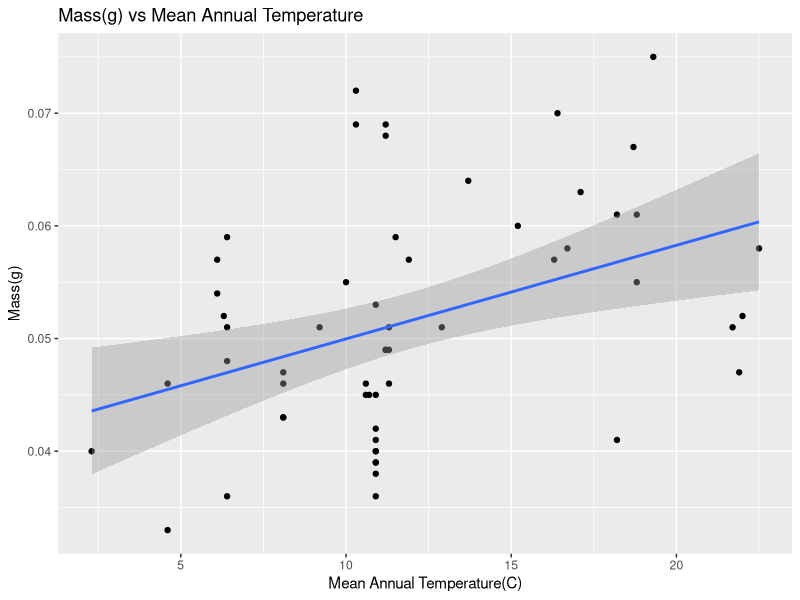
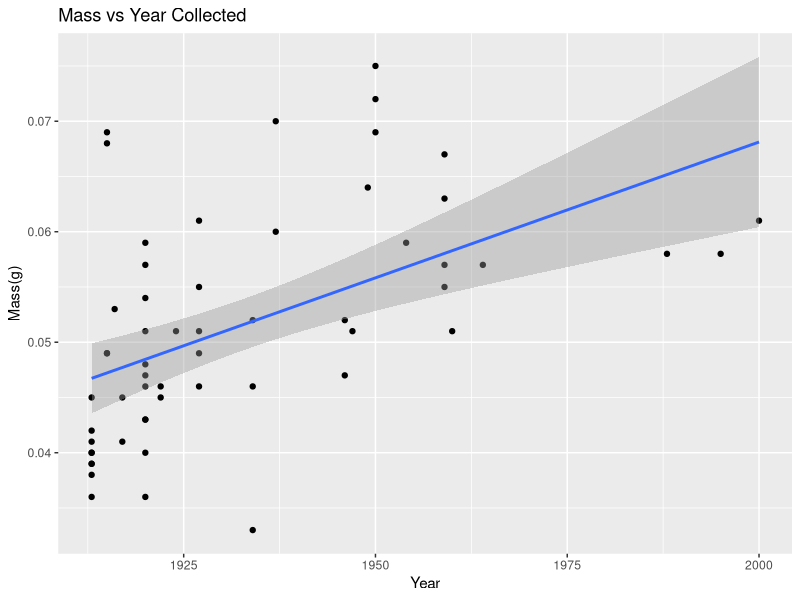
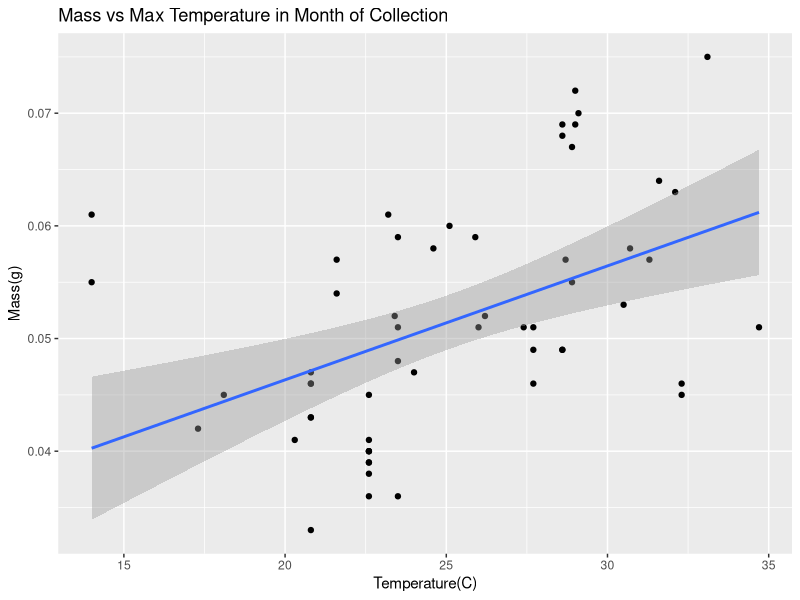
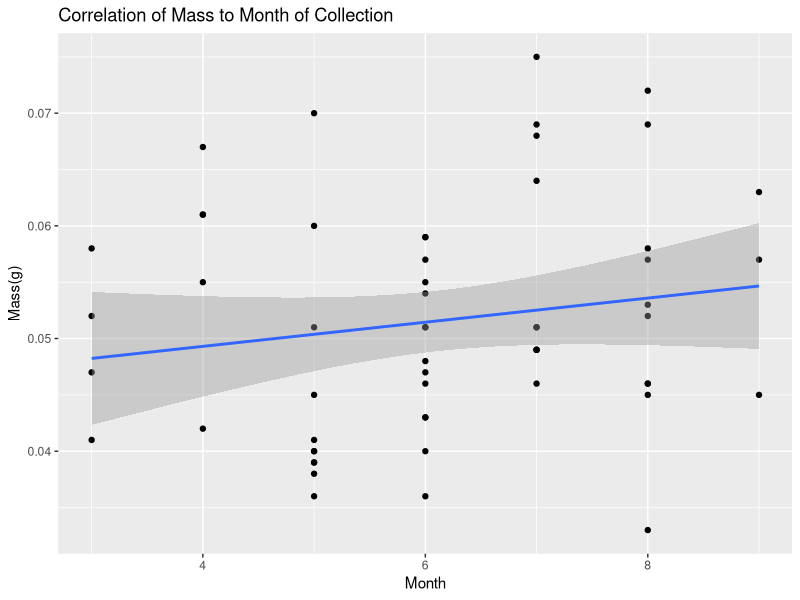
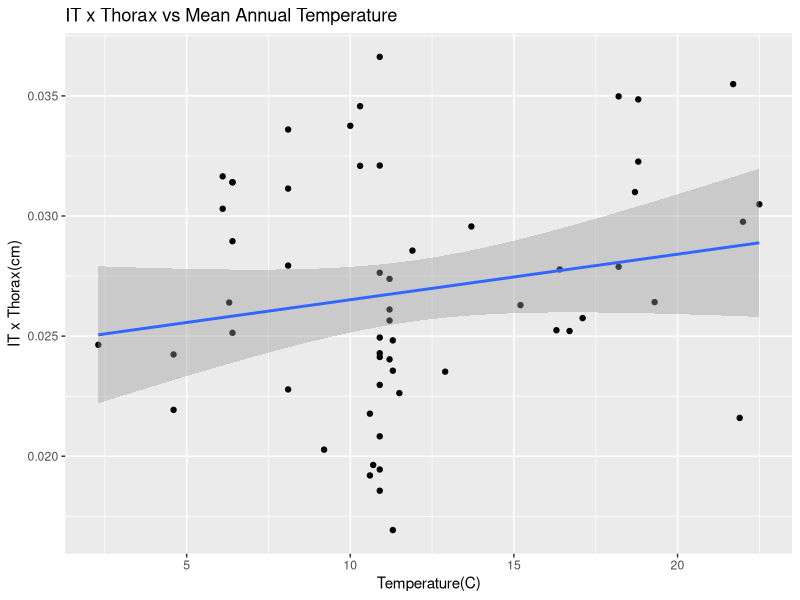
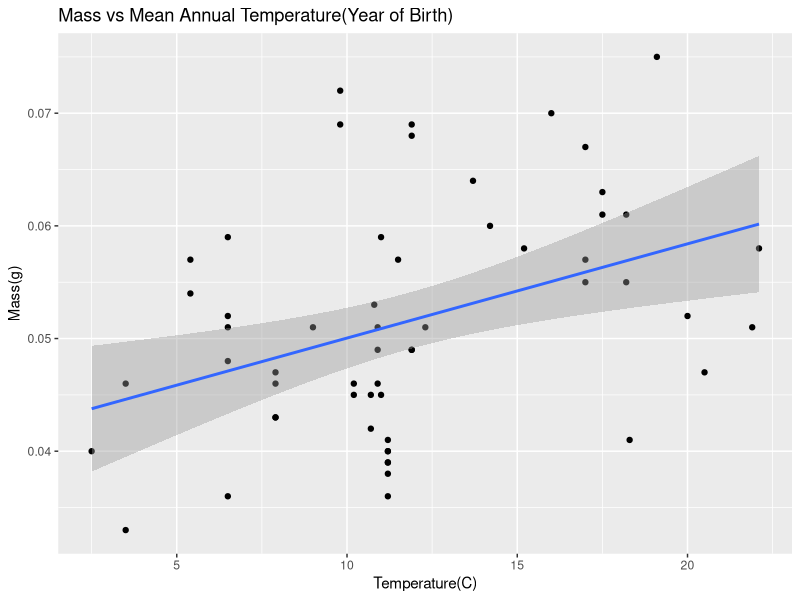
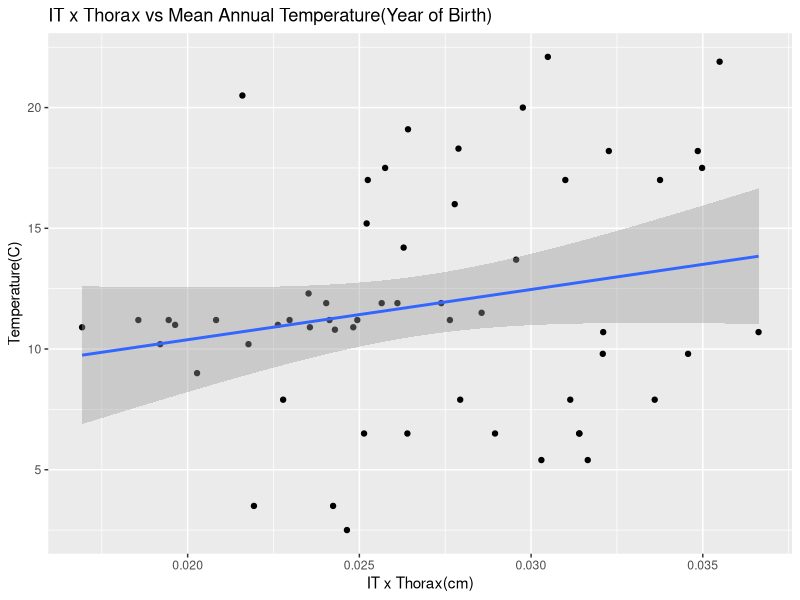
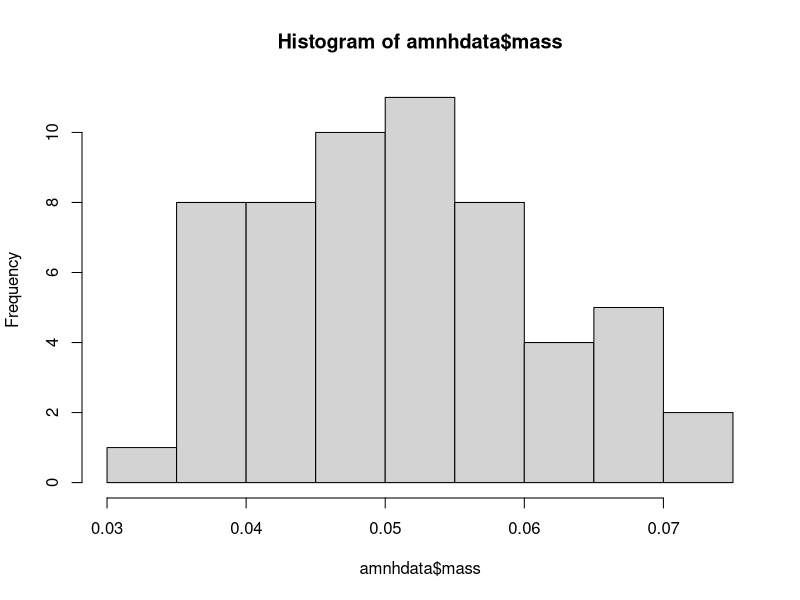

These figures' R source, in order: (Note: this script raises an error after producing the figures.)
install.packages("tidyverse")
install.packages("here")
library(readxl)
library(tidyverse)
library(here)
amnhdata <- read_excel(here("data", "amnhsize.xlsx"))
############################################################
massvsmmat <- ggplot(data = amnhdata, aes(x = meanmat, y = mass)) 

massvsmmat + geom_point() + geom_smooth(method = "lm") + labs(
  x = "Mean Annual Temperature(C)",
  y = "Mass(g)",
  title = "Mass(g) vs Mean Annual Temperature"
)
lmMassvsmmat <- lm(mass ~ meanmat, data = amnhdata) 
summary(lmMassvsmmat)
###########################################################
massvsyear <- ggplot(data = amnhdata, aes(x = year, y = mass))
massvsyear + geom_point() + geom_smooth(method = "lm") + labs(
  x = "Year",
  y = "Mass(g)",
  title = "Mass vs Year Collected"
)
lmMassvsyear <- lm(mass ~ year, data = amnhdata)
summary(lmMassvsyear)
###########################################################
massvsmaxt <- ggplot(data = amnhdata, aes(x = maxt, y = mass))
massvsmaxt + geom_point() + geom_smooth(method = "lm") + labs(
  x = "Temperature(C)",
  y = "Mass(g)",
  title = "Mass vs Max Temperature in Month of Collection"
)
lmMassvsmaxt <- lm(mass ~ maxt, data = amnhdata)
summary(lmMassvsmaxt)
###########################################################
massvsmonth <- ggplot(data = amnhdata, aes(x = month, y = mass))
massvsmonth + geom_point() + geom_smooth(method = "lm") + labs(
  x = "Month",
  y = "Mass(g)",
  title = "Correlation of Mass to Month of Collection"
)
lmMassvsmonth <- lm(mass ~ month, data = amnhdata)
summary(lmMassvsmonth)
###########################################################
itxthoraxvsmmat <- ggplot(data = amnhdata, aes(x = meanmat, y = itxthorax))
itxthoraxvsmmat + geom_point() + geom_smooth(method = "lm") + labs(
  x = "Temperature(C)",
  y = "IT x Thorax(cm)",
  title = "IT x Thorax vs Mean Annual Temperature"
)
lmItxthoraxvsmmat <- lm(itxthorax ~ meanmat, data = amnhdata)
summary(lmItxthoraxvsmmat)
##########################################################
massvsmatybc <- ggplot(data = amnhdata, aes(x = matybc, y = mass))
massvsmatybc + geom_point() + geom_smooth(method = "lm") + labs(
  x = "Temperature(C)",
  y = "Mass(g)",
  title = "Mass vs Mean Annual Temperature(Year of Birth)"
)
lmMassvsmatybc <- lm(mass ~ matybc, data = amnhdata)
summary(lmMassvsmatybc)
##########################################################
itxthoraxvsmatybc <- ggplot(data = amnhdata, aes(x = itxthorax, y = matybc))
itxthoraxvsmatybc + geom_point() + geom_smooth(method = "lm") + labs(
  x = "IT x Thorax(cm)",
  y = "Temperature(C)",
  title = "IT x Thorax vs Mean Annual Temperature(Year of Birth)"
)
lmitxthoraxvsmatybc <- lm(itxthorax ~ matybc, data = amnhdata)
summary(lmitxthoraxvsmatybc) 

##GITHUB COMMIT###

############################################################
head(amnhdata, 5)
hist(amnhdata$mass)
lines(density(amnhdata$mass), col = 'green', lwd = 1)
############################################################
qqnorm(amnhdata$mass, pch = 1, frame = FALSE)
qqline(amnhdata$mass, col = "green", lwd = 2)
